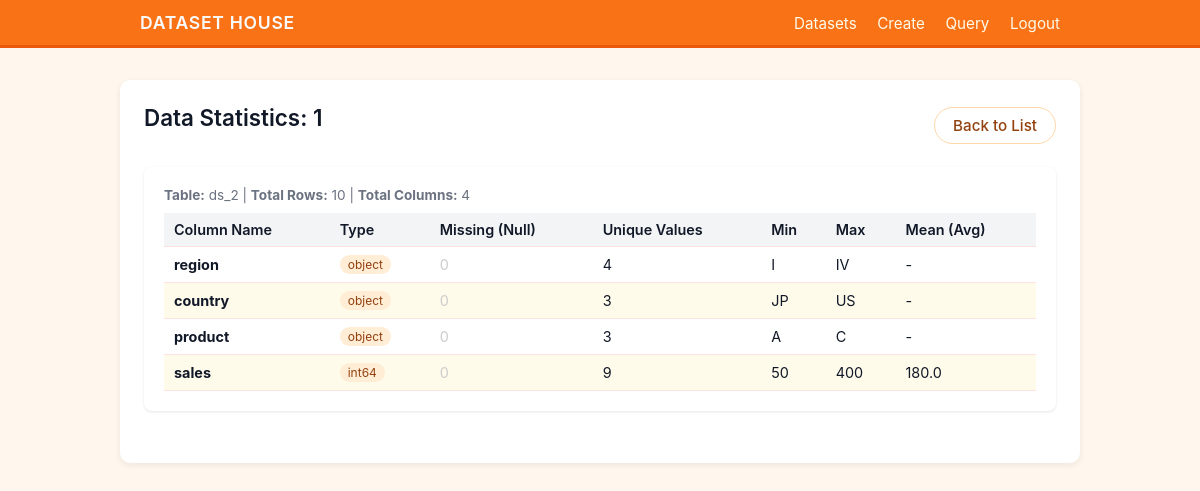
Screenshot of /dataset/stats/1 (signed in) with the database file from the repository.
### models.py (models this page shows)
class Dataset(db.Model):
    __tablename__ = 'datasets'
    id = db.Column(db.Integer, primary_key=True)
    name = db.Column(db.String(100), nullable=False)
    table_name = db.Column(db.String(100), unique=True, nullable=False)
    description = db.Column(db.Text)
    tags = db.Column(db.String(200))
    rows = db.Column(db.Integer, default=0)
    columns = db.Column(db.Integer, default=0)
    types = db.Column(db.String(200), default="unknown")
    visibility = db.Column(db.String(20), default='public')
    file_path = db.Column(db.String(200))
    created_at = db.Column(db.DateTime, default=datetime.utcnow)
    updated_at = db.Column(db.DateTime, default=datetime.utcnow, onupdate=datetime.utcnow)
    owner_id = db.Column(db.Integer, db.ForeignKey('users.id'), nullable=False)
    logs = db.relationship('QueryLog', backref='dataset', lazy=True, cascade="all, delete-orphan")

### tables this page shows
CREATE TABLE ds_2 (
	region TEXT, 
	country TEXT, 
	product TEXT, 
	sales BIGINT
);

### app.py (the view)
@app.route('/dataset/stats/<int:id>')
@login_required
def dataset_stats(id):
    dataset = Dataset.query.get_or_404(id)
    try:
        df = pd.read_sql(f"SELECT * FROM {dataset.table_name}", db.session.connection())
    except Exception as e:
        flash(f"Error reading table: {e}", "error")
        return redirect(url_for('dataset_list'))
    summary = []
    for col in df.columns:
        col_data = df[col]
        col_stat = {
            'name': col,
            'type': str(col_data.dtype),
            'count': len(col_data),
            'missing': int(col_data.isnull().sum()),
            'unique': col_data.nunique(),
            'mean': '-',
            'min': '-',
            'max': '-'
        }
        if 'int' in str(col_data.dtype) or 'float' in str(col_data.dtype):
            try:
                col_stat['mean'] = round(col_data.mean(), 2)
                col_stat['min'] = col_data.min()
                col_stat['max'] = col_data.max()
            except:
                pass # 如果数据有脏数据导致计算失败，保持 '-'
        else:
            try:
                col_stat['min'] = col_data.min()
                col_stat['max'] = col_data.max()
            except:
                pass
        summary.append(col_stat)
    return render_template('dataset-stats.html', dataset=dataset, summary=summary)

### app.py (called while the page is built)
@login_manager.user_loader
def load_user(user_id):
    return User.query.get(int(user_id))

### templates/dataset-stats.html (shortened to what this page needs)
<!DOCTYPE html>
<html lang="en">
<head>
    <link rel="stylesheet" href="{{ url_for('static', filename='css/styles.css') }}">
</head>
<body>
<header>
    <div class="header-inner">
        <div class="logo">DATASET HOUSE</div>
        <nav>
            <a href="{{ url_for('dataset_list') }}">Datasets</a>
            <a href="{{ url_for('dataset_create') }}">Create</a>
            <a href="{{ url_for('dataset_query') }}" target="_blank">Query</a>
            <a href="{{ url_for('logout') }}">Logout</a>
        </nav>
    </div>
</header>
<main class="main">
    <div style="display: flex; justify-content: space-between; align-items: center; margin-bottom: 20px;">
        <h1>Data Statistics: {{ dataset.name }}</h1>
        <a href="{{ url_for('dataset_list') }}" class="btn btn-secondary">Back to List</a>
    </div>
    <div class="stat-card">
        <div class="meta" style="margin-bottom: 10px;">
            <strong>Table:</strong> {{ dataset.table_name }} |
            <strong>Total Rows:</strong> {{ dataset.rows }} |
            <strong>Total Columns:</strong> {{ dataset.columns }}
        </div>
        <table class="table stat-table">
            <thead>
                <tr>
                    <th>Column Name</th>
                    <th>Type</th>
                    <th class="text-right">Missing (Null)</th>
                    <th class="text-right">Unique Values</th>
                    <th class="text-right">Min</th>
                    <th class="text-right">Max</th>
                    <th class="text-right">Mean (Avg)</th>
                </tr>
            </thead>
            <tbody>
                {% for row in summary %}
                <tr>
                    <td><strong>{{ row.name }}</strong></td>
                    <td><span class="badge">{{ row.type }}</span></td>
                    <td class="text-right">
                        {% if row.missing > 0 %}
                            <span style="color: red; font-weight: bold;">{{ row.missing }}</span>
                        {% else %}
                            <span style="color: #ccc;">0</span>
                        {% endif %}
                    </td>
                    <td class="text-right">{{ row.unique }}</td>
                    <td class="text-right">{{ row.min }}</td>
                    <td class="text-right">{{ row.max }}</td>
                    <td class="text-right">{{ row.mean }}</td>
                </tr>
                {% endfor %}
            </tbody>
        </table>
    </div>
</main>
</body>
</html>

### static/css/styles.css (style rules this page uses)
* { box-sizing: border-box; }
body { margin: 0; font-family: -apple-system, BlinkMacSystemFont, "Segoe UI", Roboto, sans-serif; background-color: #fff7ed; color: #111827; }
header { background-color: #f97316; color: #f9fafb; border-bottom: 3px solid #ea580c; }
.header-inner { max-width: 960px; margin: 0 auto; padding: 12px 20px; display: flex; align-items: center; justify-content: space-between; }
.logo { font-size: 1.1rem; font-weight: 600; letter-spacing: 0.04em; }
nav a { margin-left: 16px; text-decoration: none; color: #fffbeb; font-size: 0.95rem; }
.main { max-width: 960px; margin: 32px auto; padding: 24px 24px 32px; background-color: #ffffff; border-radius: 10px; box-shadow: 0 2px 6px rgba(15, 23, 42, 0.08); }
h1 { margin: 0 0 16px; font-size: 1.4rem; font-weight: 600; }
.btn { display: inline-block; padding: 8px 18px; border-radius: 999px; border: 1px solid transparent; font-size: 0.95rem; font-weight: 500; text-decoration: none; text-align: center; cursor: pointer; }
.btn-secondary { background-color: #ffffff; color: #92400e; border-color: #fed7aa; }
.table { width: 100%; border-collapse: collapse; margin-top: 8px; font-size: 0.9rem; }
.table th, .table td { padding: 8px 10px; border-bottom: 1px solid #fee2e2; text-align: left; }
.table th { background-color: #fff7ed; font-weight: 600; }
.table tr:nth-child(even) td { background-color: #fffbeb; }
.badge { display: inline-block; padding: 2px 8px; border-radius: 999px; font-size: 0.75rem; background-color: #ffedd5; color: #92400e; }
.meta { font-size: 0.85rem; color: #6b7280; }
.text-right { text-align: right; }

### templates/dataset-stats.html (style rules this page uses)
.stat-card { background: white; padding: 20px; border-radius: 8px; box-shadow: 0 1px 3px rgba(0,0,0,0.1); margin-bottom: 20px; }
.stat-table th { background-color: #f3f4f6; }

### rows the page displays
Dataset: name "1", table_name "ds_2", rows "10", columns "4"
ds_2: name "region", type "object", unique "4", min "I", max "IV", mean "-", min "JP"
ds_2: max "US"

### other values shown
{{ row.name }} "country" "product" "sales"
{{ row.type }} "object" "object" "int64"
{{ row.unique }} "3" "3" "9"
{{ row.mean }} "-" "-" "180.0"
{{ row.min }} "A" "50"
{{ row.max }} "C" "400"
